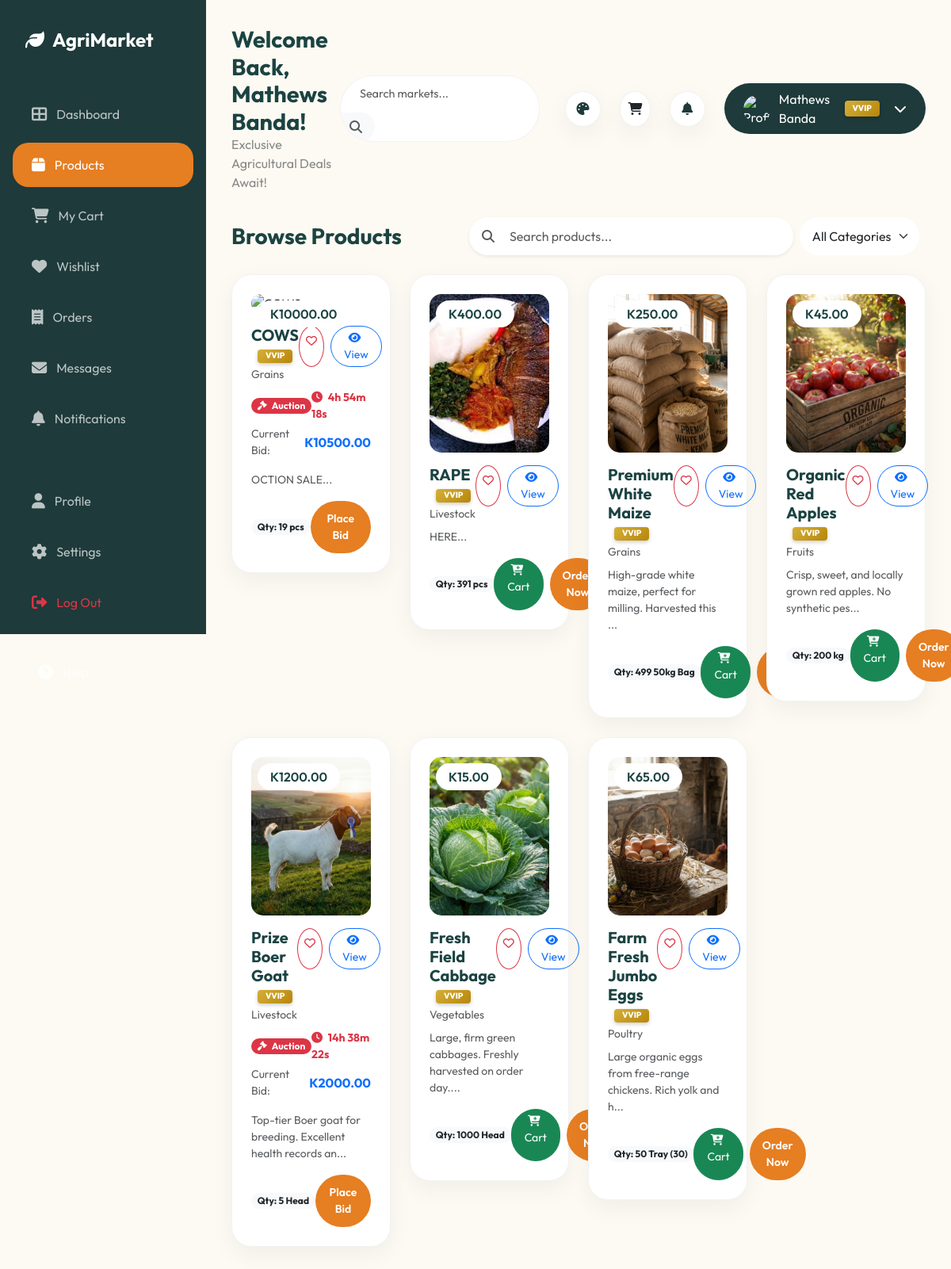
The page /products.php (signed in) on the database its author committed.
### tables this page shows
CREATE TABLE `products` (
  `id` int(11) NOT NULL,
  `farmer_id` int(11) NOT NULL,
  `category_id` int(11) NOT NULL,
  `name` varchar(100) NOT NULL,
  `description` text DEFAULT NULL,
  `price` decimal(10,2) NOT NULL,
  `quantity` int(11) NOT NULL,
  `unit` varchar(20) DEFAULT 'unit',
  `image` varchar(255) DEFAULT NULL,
  `status` enum('active','sold_out','moderated') DEFAULT 'active',
  `created_at` timestamp NOT NULL DEFAULT current_timestamp(),
  `is_auction` tinyint(1) DEFAULT 0,
  `starting_bid` decimal(10,2) DEFAULT 0.00,
  `current_bid` decimal(10,2) DEFAULT 0.00,
  `auction_end` timestamp NULL DEFAULT NULL,
  `location_lat` decimal(10,8) DEFAULT NULL,
  `location_lng` decimal(11,8) DEFAULT NULL,
  `video_url` varchar(255) DEFAULT NULL
);

CREATE TABLE `categories` (
  `id` int(11) NOT NULL,
  `name` varchar(50) NOT NULL,
  `description` text DEFAULT NULL
);

### products.php (the view, shortened to what this page needs)
<?php
include 'includes/header.inc.php';
include 'config.php';
$role = $_SESSION['role'];
$user_id = $_SESSION['user_id'];
$search = $_GET['search'] ?? '';
$query = "SELECT p.*, c.name as category_name" . ($role == 'farmer' ? "" : ", u.full_name as farmer_name, u.membership_type as farmer_membership") . "
          FROM products p
          JOIN categories c ON p.category_id = c.id";
if ($role != 'farmer') {
    $query .= " JOIN users u ON p.farmer_id = u.id";
}
$where_clauses = [];
$params = [];
if ($role == 'farmer') {
    $where_clauses[] = "p.farmer_id = ?";
    $params[] = $user_id;
} else {
    $where_clauses[] = "p.status = 'active'";
}
if (!empty($where_clauses)) {
    $query .= " WHERE " . implode(" AND ", $where_clauses);
}
$stmt = $pdo->prepare($query);
$stmt->execute($params);
$products = $stmt->fetchAll();
?>
<div class="d-flex">
    <?php include 'includes/sidebar.php'; ?>
    <div class="main-content w-100">
        <?php include 'includes/topbar.php'; ?>
        <div class="container-fluid p-0 animate-fade">
            <div class="row mb-4 align-items-center">
                <div class="col-md-4">
                    <h3 class="fw-bold m-0"><?php echo $role == 'farmer' ? 'My Listings' : 'Browse Products'; ?></h3>
                </div>
                <div class="col-md-8">
                    <form action="products.php" method="GET" class="d-flex gap-2">
                        <div class="input-group shadow-sm rounded-pill overflow-hidden bg-white">
                            <button type="submit" class="btn bg-white border-0 ps-3">
                                <i class="fas fa-search text-muted"></i>
                            </button>
                            <input type="text" name="search" class="form-control border-0 ps-2" placeholder="Search products..." value="<?php echo $search; ?>" style="box-shadow: none;">
                        </div>
                        <select name="category" class="form-select border-0 rounded-pill px-3 me-2" style="width: 200px;" onchange="this.form.submit()">
                            <option value="">All Categories</option>
                        </select>
                    </form>
                </div>
            </div>
            <div class="row">
                <?php foreach ($products as $product): ?>
                    <div class="col-md-6 col-lg-4 col-xl-3">
                        <div class="product-card">
                            <span class="product-price">K<?php echo $product['price']; ?></span>
                            <a href="product_details.php?id=<?php echo $product['id']; ?>" class="text-decoration-none text-dark">
                                <img src="<?php echo $product['image'] ? 'uploads/products/' . $product['image'] : 'https://images.unsplash.com/photo-1595147389795-37094173bfd8?ixlib=rb-1.2.1&auto=format&fit=crop&w=500&q=60'; ?>" class="product-img" alt="<?php echo $product['name']; ?>">
                            </a>
                            <div class="d-flex justify-content-between align-items-start mb-2">
                                <div>
                                    <h5 class="fw-bold mb-0">
                                        <?php echo $product['name']; ?>
                                        <?php if (isset($product['farmer_membership']) && $product['farmer_membership'] == 'vvip'): ?>
                                            <span class="vvip-tag">VVIP</span>
                                        <?php endif; ?>
                                    </h5>
                                    <small class="text-muted"><?php echo $product['category_name']; ?></small>
                                </div>
                                <?php if ($role == 'buyer'): ?>
                                    <div class="d-flex gap-2">
                                        <a href="api/wishlist.php?action=add&product_id=<?php echo $product['id']; ?>" class="btn btn-outline-danger btn-sm rounded-circle p-2" title="Add to Wishlist">
                                            <i class="far fa-heart"></i>
                                        </a>
                                        <a href="product_details.php?id=<?php echo $product['id']; ?>" class="btn btn-outline-primary btn-sm rounded-pill px-3" title="View Details">
                                            <i class="fas fa-eye me-1"></i> View
                                        </a>
                                    </div>
                                <?php endif; ?>
                             </div>
                             <?php if ($product['is_auction']): ?>
                                <div class="auction-status mb-3">
                                    <div class="d-flex justify-content-between align-items-center mb-1">
                                        <span class="badge bg-danger rounded-pill"><i class="fas fa-gavel me-1"></i> Auction</span>
                                        <span class="text-danger fw-bold small countdown" data-end="<?php echo $product['auction_end']; ?>">
                                        </span>
                                    </div>
                                    <div class="d-flex justify-content-between align-items-center">
                                        <small class="text-muted">Current Bid:</small>
                                        <span class="fw-bold text-primary">K<?php echo $product['current_bid'] ?? $product['price']; ?></span>
                                    </div>
                                </div>
                             <?php endif; ?>
                            <p class="text-muted small mb-3"><?php echo substr($product['description'], 0, 60) . '...'; ?></p>
                            <div class="d-flex justify-content-between align-items-center">
                                <span class="badge bg-light text-dark rounded-pill">Qty: <?php echo $product['quantity']; ?> <?php echo $product['unit']; ?></span>
                                <?php if ($role == 'buyer'): ?>
                                    <?php if ($product['is_auction']): ?>
                                        <a href="product_details.php?id=<?php echo $product['id']; ?>" class="btn btn-primary btn-sm rounded-pill px-3">Place Bid</a>
                                    <?php else: ?>
                                        <div class="d-flex gap-2">
                                            <a href="api/cart.php?action=add&product_id=<?php echo $product['id']; ?>&redirect=back" class="btn btn-success btn-sm rounded-pill px-3">
                                                <i class="fas fa-cart-plus me-1"></i> Cart
                                            </a>
                                            <form action="api/orders.php" method="POST" class="d-inline">
                                                <button type="submit" class="btn btn-primary btn-sm rounded-pill px-3">Order Now</button>
                                            </form>
                                        </div>
                                    <?php endif; ?>
                                <?php else: ?>
                                    <span class="badge bg-<?php echo $product['status'] == 'active' ? 'success' : 'warning'; ?> rounded-pill"><?php echo ucfirst($product['status']); ?></span>
                                <?php endif; ?>
                            </div>
                        </div>
                    </div>
                <?php endforeach; ?>
            </div>
        </div>
    </div>
</div>
</body>
</html>

### assets/css/style.css (style rules this page uses)
:root { --primary-teal: #1e3a3a; --secondary-teal: #1b4342; --accent-orange: #e67e22; --dark-orange: #d35400; --bg-cream: #fcfaf2; --text-dark: #1b4342; --text-light: #ffffff; --text-muted: #888888; --card-bg: #ffffff; --sidebar-width: 260px; --border-radius: 20px; --soft-shadow: 0 10px 30px rgba(0, 0, 0, 0.05); --border-color: rgba(0, 0, 0, 0.05); --input-bg: #ffffff; }
body { font-family: 'Outfit', sans-serif; background-color: var(--bg-cream); color: var(--text-dark); margin: 0; overflow-x: hidden; }
.main-content { margin-left: var(--sidebar-width); padding: 2rem; min-height: 100vh; }
.vvip-tag { background: linear-gradient(135deg, #d4af37, #b8860b); color: white; padding: 2px 10px; border-radius: 4px; font-size: 0.65rem; font-weight: 800; text-transform: uppercase; margin-left: 8px; box-shadow: 0 2px 5px rgba(0, 0, 0, 0.2); display: inline-block; vertical-align: middle; }
.product-card { background-color: var(--card-bg); border-radius: 25px; padding: 1.5rem; box-shadow: var(--soft-shadow); transition: transform 0.3s ease; margin-bottom: 1.5rem; position: relative; border: 1px solid var(--border-color); }
.product-img { width: 100%; height: 200px; border-radius: 15px; object-fit: cover; margin-bottom: 1rem; }
.product-price { background: white; padding: 0.3rem 1rem; border-radius: 50px; position: absolute; top: 2rem; left: 2rem; font-weight: 600; }
.form-control { border-radius: 12px; padding: 12px 20px; border: 1px solid var(--border-color); background-color: var(--input-bg); color: var(--text-dark); }
.btn-primary { background-color: var(--accent-orange); border: none; border-radius: 12px; padding: 12px 30px; font-weight: 600; }
.animate-fade { animation: fadeIn 0.5s ease forwards; }

### rows shown on the page
products: price "10000.00", name "COWS", category.name "Grains", current_bid "10500.00", description "OCTION SALE", quantity "19", unit "pcs"
products: price "400.00", image (picture), name "RAPE", category.name "Livestock", description "HERE", quantity "391", unit "pcs"
products: price "250.00", image (picture), name "Premium White Maize", category.name "Grains", description "High-grade white maize, perfect for milling. Harvested this", quantity "499", unit "50kg Bag"
products: price "45.00", image (picture), name "Organic Red Apples", category.name "Fruits", description "Crisp, sweet, and locally grown red apples. No synthetic pes", quantity "200", unit "kg"
products: price "1200.00", image (picture), name "Prize Boer Goat", category.name "Livestock", current_bid "2000.00", description "Top-tier Boer goat for breeding. Excellent health records an", quantity "5", unit "Head"
products: price "15.00", image (picture), name "Fresh Field Cabbage", category.name "Vegetables", description "Large, firm green cabbages. Freshly harvested on order day.", quantity "1000", unit "Head"
products: price "65.00", image (picture), name "Farm Fresh Jumbo Eggs", category.name "Poultry", description "Large organic eggs from free-range chickens. Rich yolk and h", quantity "50", unit "Tray (30)"

### other values the page prints
$_SESSION['full_name'] "Mathews Banda"
